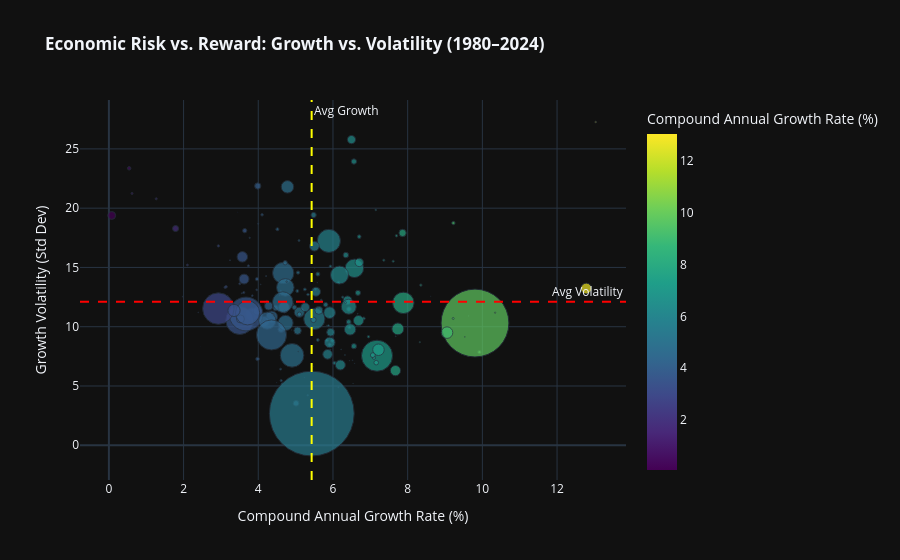

Here is the notebook cell this chart was saved with:
### Markdown cell above
### Risk vs. Reward: Growth and Volatility

### Code cell
fig_bubble = px.scatter(
    df_clean, 
    x="CAGR_%", 
    
    y="Growth_Volatility",
    size=2024, 
    color="CAGR_%",
    hover_name="Country",
    size_max=60,
    title="<b>Economic Risk vs. Reward: Growth vs. Volatility (1980–2024)</b>",
    labels={
        "CAGR_%": "Compound Annual Growth Rate (%)", 
        "Growth_Volatility": "Growth Volatility (Std Dev)"
    },
    color_continuous_scale=px.colors.sequential.Viridis,
    template="plotly_dark" # Using dark theme for high-contrast professional look
)

# Add reference lines for Global Averages
fig_bubble.add_hline(y=df_clean['Growth_Volatility'].mean(), line_dash="dash", line_color="red", 
                     annotation_text="Avg Volatility")
fig_bubble.add_vline(x=df_clean['CAGR_%'].mean(), line_dash="dash", line_color="yellow", 
                     annotation_text="Avg Growth")

fig_bubble.show()

### Figure 1 — Plotly figure (JSON) as saved in the notebook; plotly's stock layout.template omitted (floating-point values rounded to 4 significant figures; data arrays with more than 128 entries replaced by an {"elided": "..."} marker saying what was removed)
{"data": [{"hovertemplate": "<b>%{hovertext}</b><br><br>Compound Annual Growth Rate (%)=%{marker.color}<br>Growth Volatility (Std Dev)=%{y}<br>2024=%{marker.size}<extra></extra>", "hovertext": {"elided": "179 str values"}, "legendgroup": "", "marker": {"color": {"elided": "179 float values"}, "coloraxis": "coloraxis", "size": {"elided": "179 float values"}, "sizemode": "area", "sizeref": 8.138, "symbol": "circle"}, "mode": "markers", "name": "", "orientation": "v", "showlegend": false, "type": "scatter", "x": {"elided": "179 float values"}, "xaxis": "x", "y": {"elided": "179 float values"}, "yaxis": "y"}], "layout": {"annotations": [{"showarrow": false, "text": "Avg Volatility", "x": 1, "xanchor": "right", "xref": "x domain", "y": 12.11, "yanchor": "bottom", "yref": "y"}, {"showarrow": false, "text": "Avg Growth", "x": 5.429, "xanchor": "left", "xref": "x", "y": 1, "yanchor": "top", "yref": "y domain"}], "coloraxis": {"colorbar": {"title": {"text": "Compound Annual Growth Rate (%)"}}, "colorscale": [[0, "#440154"], [0.1111, "#482878"], [0.2222, "#3e4989"], [0.3333, "#31688e"], [0.4444, "#26828e"], [0.5556, "#1f9e89"], [0.6667, "#35b779"], [0.7778, "#6ece58"], [0.8889, "#b5de2b"], [1, "#fde725"]]}, "legend": {"itemsizing": "constant", "tracegroupgap": 0}, "shapes": [{"line": {"color": "red", "dash": "dash"}, "type": "line", "x0": 0, "x1": 1, "xref": "x domain", "y0": 12.11, "y1": 12.11, "yref": "y"}, {"line": {"color": "yellow", "dash": "dash"}, "type": "line", "x0": 5.429, "x1": 5.429, "xref": "x", "y0": 0, "y1": 1, "yref": "y domain"}], "title": {"text": "<b>Economic Risk vs. Reward: Growth vs. Volatility (1980–2024)</b>"}, "xaxis": {"anchor": "y", "domain": [0, 1], "title": {"text": "Compound Annual Growth Rate (%)"}}, "yaxis": {"anchor": "x", "domain": [0, 1], "title": {"text": "Growth Volatility (Std Dev)"}}}}
